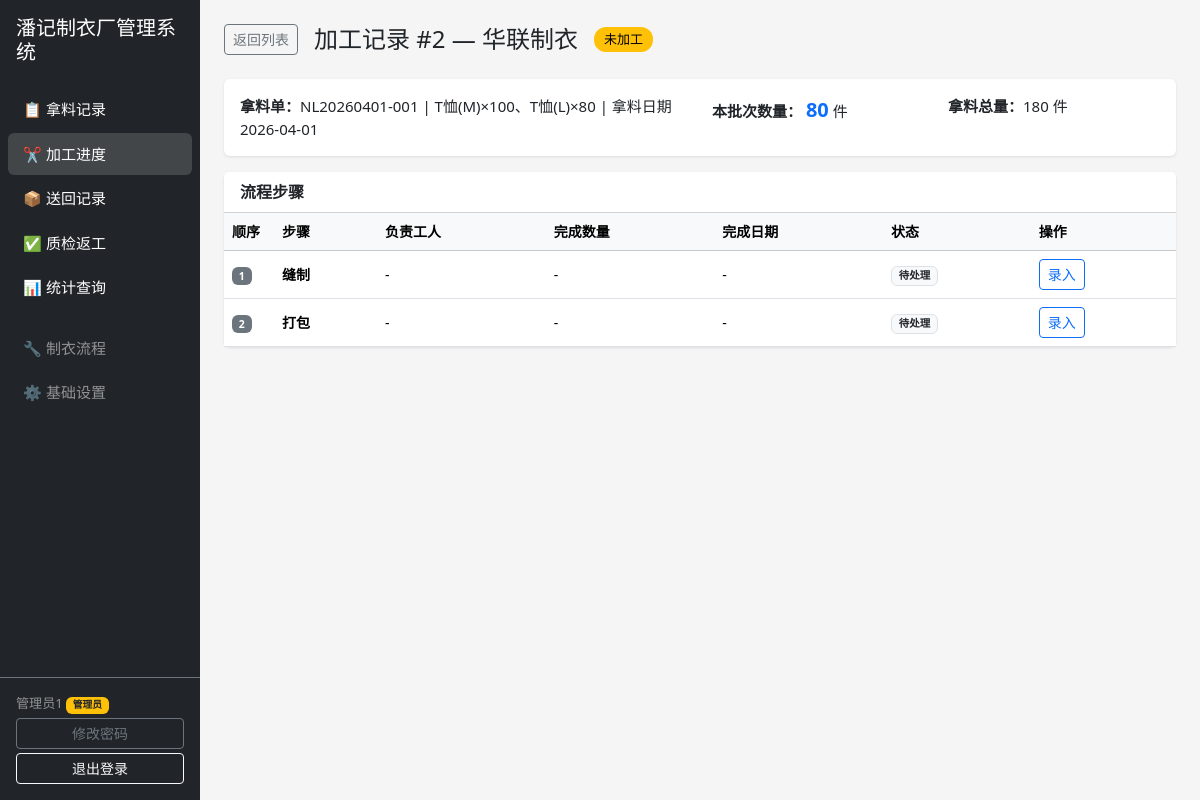
Screenshot of /processing/2 (signed in) with the database file from the repository.
### tables this page shows
CREATE TABLE worker (
    id INTEGER PRIMARY KEY AUTOINCREMENT,
    name TEXT NOT NULL,
    phone TEXT DEFAULT '',
    password TEXT DEFAULT '',
    pwd_changed INTEGER DEFAULT 0,
    is_admin INTEGER DEFAULT 0
);

CREATE TABLE processing (
    id INTEGER PRIMARY KEY AUTOINCREMENT,
    material_id INTEGER NOT NULL,
    batch_qty INTEGER NOT NULL DEFAULT 0,
    status TEXT DEFAULT '未加工',
    FOREIGN KEY (material_id) REFERENCES material_pickup(id)
);

CREATE TABLE contractor (
    id INTEGER PRIMARY KEY AUTOINCREMENT,
    name TEXT NOT NULL,
    contact_person TEXT DEFAULT '',
    contact_info TEXT DEFAULT ''
);

CREATE TABLE material_pickup (
    id INTEGER PRIMARY KEY AUTOINCREMENT,
    code TEXT NOT NULL DEFAULT '',
    contractor_id INTEGER NOT NULL,
    pickup_date TEXT NOT NULL,
    notes TEXT DEFAULT '',
    status TEXT DEFAULT '未加工',
    FOREIGN KEY (contractor_id) REFERENCES contractor(id)
);

CREATE TABLE processing_step (
    id INTEGER PRIMARY KEY AUTOINCREMENT,
    processing_id INTEGER NOT NULL,
    flow_step_id INTEGER NOT NULL,
    worker_id INTEGER,
    quantity INTEGER,
    complete_date TEXT,
    FOREIGN KEY (processing_id) REFERENCES processing(id) ON DELETE CASCADE,
    FOREIGN KEY (flow_step_id) REFERENCES flow_step(id),
    FOREIGN KEY (worker_id) REFERENCES worker(id)
);

CREATE TABLE flow_step (
    id INTEGER PRIMARY KEY AUTOINCREMENT,
    contractor_id INTEGER NOT NULL,
    name TEXT NOT NULL,
    step_order INTEGER NOT NULL DEFAULT 0,
    FOREIGN KEY (contractor_id) REFERENCES contractor(id) ON DELETE CASCADE
);

### garment/app/views/processing.py (the view)
@bp.route('/<int:id>')
def detail(id):
    db = get_db()
    proc = db.execute(f"""SELECT p.*, m.pickup_date, m.code as material_code,
                                 c.name as contractor_name,
                                 {MAT_COLS}
                          FROM processing p
                          JOIN material_pickup m ON p.material_id = m.id
                          JOIN contractor c ON m.contractor_id = c.id
                          WHERE p.id=?""", (id,)).fetchone()
    if not proc:
        flash('记录不存在', 'error')
        return redirect(url_for('processing.list_processing'))
    steps = db.execute("""SELECT ps.*, fs.name as step_name, fs.step_order, w.name as worker_name
                          FROM processing_step ps
                          JOIN flow_step fs ON ps.flow_step_id = fs.id
                          LEFT JOIN worker w ON ps.worker_id = w.id
                          WHERE ps.processing_id=?
                          ORDER BY fs.step_order""", (id,)).fetchall()
    workers = db.execute('SELECT * FROM worker ORDER BY name').fetchall()
    return render_template('processing_detail.html', proc=proc, steps=steps, workers=workers,
                           today=date.today().isoformat())

### garment/app/models.py (called while the page is built)
def get_db():
    if 'db' not in g:
        g.db = sqlite3.connect(current_app.config['DB_PATH'])
        g.db.row_factory = sqlite3.Row
        g.db.execute('PRAGMA foreign_keys = ON')
    return g.db

### garment/app/views/auth.py (called while the page is built)
@bp.before_app_request
def load_current_user():
    user_id = session.get('user_id')
    if user_id:
        g.user = get_db().execute('SELECT * FROM worker WHERE id=?', (user_id,)).fetchone()
    else:
        g.user = None
    if g.user and not g.user['pwd_changed'] and request.endpoint not in ('auth.change_password', 'auth.logout', 'static'):
        return redirect(url_for('auth.change_password'))

### garment/app/views/processing.py (called while the page is built)
@bp.before_request
def require_login():
    if g.user is None:
        return redirect(url_for('auth.login'))

### garment/app/templates/processing_detail.html (shortened to what this page needs)
{% extends "base.html" %}
{% block content %}
<div class="d-flex align-items-center mb-4">
    <a href="{{ url_for('processing.list_processing') }}" class="btn btn-sm btn-outline-secondary me-3">返回列表</a>
    <h4 class="mb-0">加工记录 #{{ proc.id }} — {{ proc.contractor_name }}</h4>
    <span class="status-badge status-{{ proc.status }} ms-3">{{ proc.status }}</span>
</div>
<div class="card mb-3">
    <div class="card-body">
        <div class="row">
            <div class="col-md-6">
                <strong>拿料单：</strong>{{ proc.material_code }} |
                {{ proc.items_desc or '无明细' }} | 拿料日期 {{ proc.pickup_date }}
            </div>
            <div class="col-md-3">
                <strong>本批次数量：</strong>
                <span class="fs-5 text-primary fw-bold">{{ proc.batch_qty }}</span> 件
            </div>
            <div class="col-md-3">
                <strong>拿料总量：</strong>{{ proc.total_qty or 0 }} 件
            </div>
        </div>
    </div>
</div>
{% if not steps %}
<div class="card">
    <div class="card-body text-center text-muted py-4">
        该总包方尚未配置制衣流程，请先到
        <a href="{{ url_for('flow.index') }}">制衣流程管理</a> 中配置
    </div>
</div>
{% else %}
<div class="card">
    <div class="card-header bg-white">流程步骤</div>
    <div class="card-body p-0">
        <table class="table mb-0">
            <thead class="table-light">
                <tr>
                    <th style="width:50px">顺序</th>
                    <th>步骤</th>
                    <th>负责工人</th>
                    <th>完成数量</th>
                    <th>完成日期</th>
                    <th>状态</th>
                    <th>操作</th>
                </tr>
            </thead>
            <tbody>
            {% for s in steps %}
            <tr class="{{ 'table-success' if s.complete_date else '' }}">
                <td><span class="badge bg-secondary">{{ s.step_order }}</span></td>
                <td><strong>{{ s.step_name }}</strong></td>
                <td>{{ s.worker_name or '-' }}</td>
                <td>{{ s.quantity if s.quantity else '-' }}</td>
                <td>{{ s.complete_date or '-' }}</td>
                <td>
                    {% if s.complete_date %}
                    <span class="badge bg-success">已完成</span>
                    {% else %}
                    <span class="badge bg-light text-dark border">待处理</span>
                    {% endif %}
                </td>
                <td>
                    <button class="btn btn-sm btn-outline-primary" data-bs-toggle="modal" data-bs-target="#editStep{{ s.id }}">
                        {{ '修改' if s.complete_date else '录入' }}
                    </button>
                </td>
            </tr>
            {% endfor %}
            </tbody>
        </table>
    </div>
</div>
{% endif %}
{% endblock %}

### garment/app/templates/base.html (shortened to what this page needs)
<!DOCTYPE html>
<html lang="zh-CN">
<head>
    <link href="https://cdn.jsdelivr.net/npm/bootstrap@5.3.3/dist/css/bootstrap.min.css" rel="stylesheet">
    <link rel="stylesheet" href="{{ url_for('static', filename='css/style.css') }}">
</head>
<body>
    <div class="d-flex">
        <nav class="sidebar bg-dark text-white d-flex flex-column">
            <div class="sidebar-header p-3">
                <h5 class="mb-0">潘记制衣厂管理系统</h5>
            </div>
            <ul class="nav flex-column p-2 flex-grow-1">
                <li class="nav-item">
                    <a class="nav-link text-white {% if request.path.startswith('/material') %}active{% endif %}"
                       href="{{ url_for('material.list_materials') }}">📋 拿料记录</a>
                </li>
                <li class="nav-item">
                    <a class="nav-link text-white {% if request.path.startswith('/processing') %}active{% endif %}"
                       href="{{ url_for('processing.list_processing') }}">✂️ 加工进度</a>
                </li>
                <li class="nav-item">
                    <a class="nav-link text-white {% if request.path.startswith('/returns') %}active{% endif %}"
                       href="{{ url_for('returns.list_returns') }}">📦 送回记录</a>
                </li>
                <li class="nav-item">
                    <a class="nav-link text-white {% if request.path.startswith('/qc') %}active{% endif %}"
                       href="{{ url_for('qc.list_qc') }}">✅ 质检返工</a>
                </li>
                <li class="nav-item">
                    <a class="nav-link text-white {% if request.path.startswith('/stats') %}active{% endif %}"
                       href="{{ url_for('stats.index') }}">📊 {{ '统计查询' if g.user and g.user['is_admin'] else '我的统计' }}</a>
                </li>
                {% if g.user and g.user['is_admin'] %}
                <li class="nav-item mt-3">
                    <a class="nav-link text-white-50 {% if request.path.startswith('/flow') %}active{% endif %}"
                       href="{{ url_for('flow.index') }}">🔧 制衣流程</a>
                </li>
                <li class="nav-item">
                    <a class="nav-link text-white-50 {% if request.path.startswith('/settings') %}active{% endif %}"
                       href="{{ url_for('settings.index') }}">⚙️ 基础设置</a>
                </li>
                {% endif %}
            </ul>
            {% if g.user %}
            <div class="p-3 border-top border-secondary">
                <div class="text-white-50 small mb-1">
                    {{ g.user['name'] }}
                    {% if g.user['is_admin'] %}<span class="badge bg-warning text-dark">管理员</span>{% endif %}
                </div>
                <a href="{{ url_for('auth.change_password') }}" class="btn btn-sm btn-outline-secondary w-100 mb-1">修改密码</a>
                <a href="{{ url_for('auth.logout') }}" class="btn btn-sm btn-outline-light w-100">退出登录</a>
            </div>
            {% endif %}
        </nav>
        <main class="main-content flex-grow-1 p-4">
            {% block content %}{% endblock %}
        </main>
    </div>
</body>
</html>

### garment/app/static/css/style.css (style rules this page uses)
body { font-size: 15px; background-color: #f5f5f5; }
.sidebar { width: 200px; min-height: 100vh; position: sticky; top: 0; }
.sidebar .nav-link { font-size: 15px; padding: 10px 15px; border-radius: 6px; margin-bottom: 2px; }
.sidebar .nav-link.active, .sidebar .nav-link:hover { background-color: rgba(255, 255, 255, 0.15); }
.main-content { min-height: 100vh; }
.table th, .table td { vertical-align: middle; font-size: 14px; }
.btn { font-size: 14px; }
.status-badge { padding: 3px 10px; border-radius: 12px; font-size: 13px; font-weight: 500; }
.status-未加工 { background: #ffc107; color: #000; }
.card { border: none; box-shadow: 0 1px 3px rgba(0,0,0,0.1); margin-bottom: 20px; }
.card-header { font-weight: 600; font-size: 16px; }

### rows the page displays
worker: is_admin "统计查询", user.name "管理员1"
processing: id "2", status "未加工", batch_qty "80"
contractor: contractor_name "华联制衣"
material_pickup: material_code "NL20260401-001", pickup_date "2026-04-01"
processing_step: step_order "1", step_name "缝制", worker_name "-", quantity "-", complete_date "-", complete_date "录入"
processing_step: step_order "2", step_name "打包", worker_name "-", quantity "-", complete_date "-", complete_date "录入"

### other values shown
{{ proc.items_desc or '无明细' }} "T恤(M)×100、T恤(L)×80"
{{ proc.total_qty or 0 }} "180"
